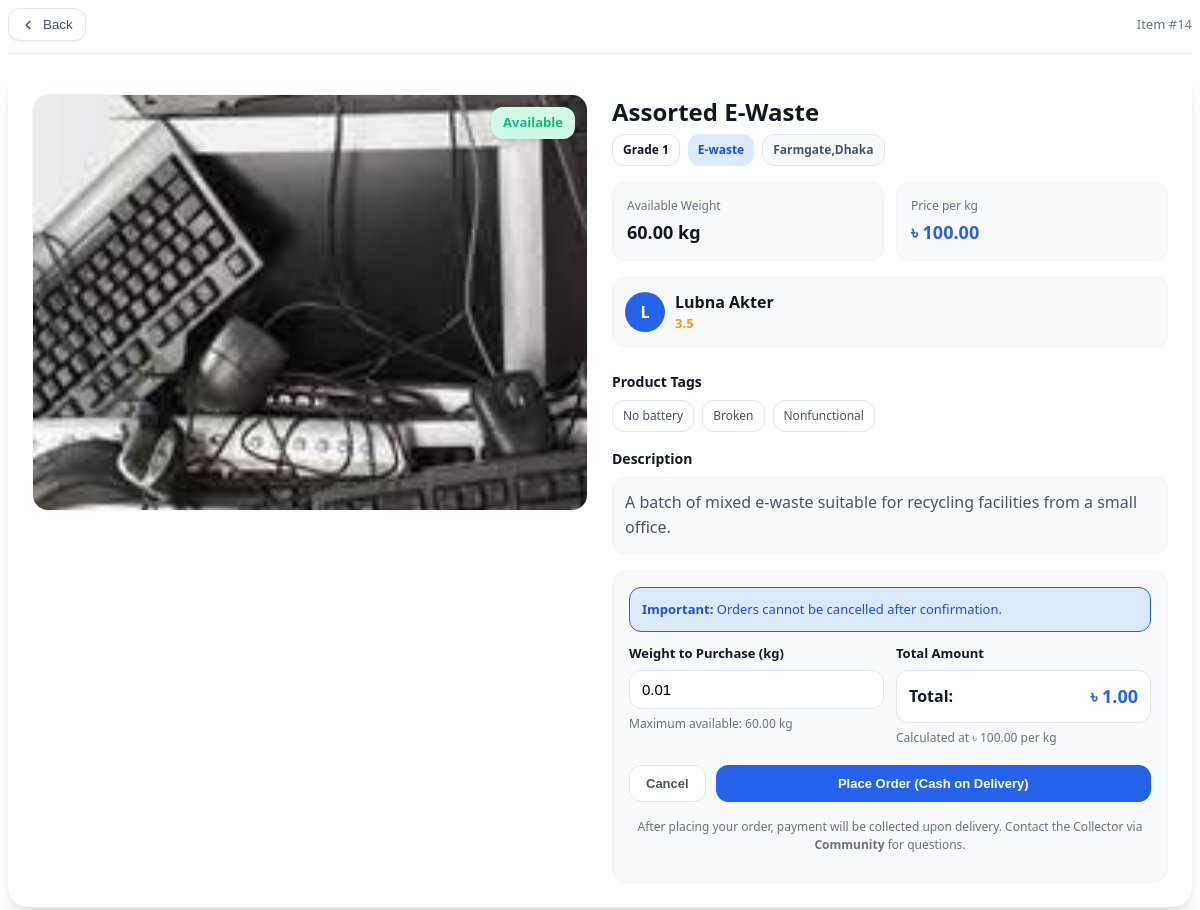
/marketplace/item/14/ (signed in), run on the app's committed database.
### Marketplace/models.py (models this page shows, shortened)
class Marketplace(models.Model):
    class ProductType(models.TextChoices):
        METAL   = "metal",   "Metal"
        PLASTIC = "plastic", "Plastic"
        PAPER   = "paper",   "Paper"
        E_WASTE = "ewaste",  "E-waste"
        GLASS   = "glass",   "Glass"
    seller = models.ForeignKey(
        settings.AUTH_USER_MODEL,
        on_delete=models.PROTECT,
        related_name="market_listings",
        null=True, blank=True,
        limit_choices_to={
            "role__in": ["collector", "buyer", "recycler"],
            "is_approved": True,
        },
        help_text="Seller must be an approved Collector/Buyer/Recycler.",
    )
    name = models.CharField(max_length=200)
    product_type = models.CharField(max_length=20, choices=ProductType.choices)
    grade = models.IntegerField()
    is_available = models.BooleanField(default=True)
    description = models.TextField(blank=True, null=True)
    location = models.CharField(max_length=200)
    weight = models.DecimalField(max_digits=8, decimal_places=2)  # available stock (kg)
    price  = models.DecimalField(max_digits=10, decimal_places=2) # price per kg (BDT)
    tags   = models.ManyToManyField(MarketTag, blank=True, related_name="items")
    product_image = models.ImageField(
        upload_to="marketplace/products/",
        blank=True,
        null=True,
        help_text="Product image",
    )
    objects = MarketplaceQuerySet.as_manager()
    class Meta:
       db_table = "Marketplace_marketplace"
       ordering = ("id",)
    @property
    def seller_name(self) -> str:
        return (self.seller.name or "").strip() or self.seller.email
    @property
    def seller_average_rating(self) -> float:
        return float(getattr(self.seller, "average_rating", 0.0) or 0.0)

class MarketTag(models.Model):
    class Choices(models.TextChoices):
        CLEAN                 = "clean",                 "Clean"
        DRY                   = "dry",                   "Dry"
        SORTED                = "sorted",                "Sorted"
        RECYCLED              = "recycled",              "Recycled"
        NO_FOREIGN_MATERIALS  = "no_foreign_materials",  "No foreign materials"
        NO_BATTERY            = "no_battery",            "No battery"
        NO_LIQUID             = "no_liquid",             "No liquid"
        BROKEN                = "broken",                "Broken"
        NONFUNCTIONAL         = "nonfunctional",         "Nonfunctional"
        METAL_ONLY            = "metal_only",            "Metal only"
    name = models.CharField(
        max_length=40,
        choices=Choices.choices,
        unique=True,
        help_text="Quality/handling tags for marketplace items.",
    )
    class Meta:
        db_table = "Marketplace_markettag"
        ordering = ("id",)

### User/models.py (models this page shows, shortened)
class User(AbstractBaseUser):
    ROLE_CHOICES = [
        ("household", "Household"),
        ("collector", "Collector"),
        ("recycler",  "Recycling Centre"),
        ("buyer",     "Buyer"),
    ]
    class ProductKind(models.TextChoices):
        PLASTIC = "plastic", "Plastic"
        PAPER   = "paper",   "Paper"
        GLASS   = "glass",   "Glass"
        METAL   = "metal",   "Metal"
        E_WASTE = "e_waste", "E-waste"
    email = models.EmailField(unique=True, db_index=True)
    password = models.CharField(max_length=128)
    role = models.CharField(max_length=20, choices=ROLE_CHOICES)
    collector_product = models.CharField(
        max_length=12,
        choices=ProductKind.choices,
        blank=True,
        help_text="Collector only: what type of material you collect.",
    )
    name = models.CharField(max_length=100, blank=True)
    phone = models.CharField(max_length=20, blank=True)
    address = models.CharField(max_length=255, blank=True)
    profile_image = models.ImageField(
        upload_to="user_avatars/%Y/%m/", blank=True, null=True,
        help_text="Upload a clear profile photo.",
    )
    map_url = models.URLField(
        blank=True,
        help_text="Google Maps link to your address.",
    )
    facebook = models.URLField(blank=True)
    instagram = models.URLField(blank=True)
    twitter  = models.URLField(blank=True)
    is_staff = models.BooleanField(default=False)
    is_superuser = models.BooleanField(default=False)
    is_active = models.BooleanField(default=False)
    is_approved = models.BooleanField(default=False)
    approved_at = models.DateTimeField(null=True, blank=True)
    approved_by = models.ForeignKey(
        "self", null=True, blank=True,
        on_delete=models.SET_NULL, related_name="approved_users"
    )
    date_joined = models.DateTimeField(default=timezone.now)
    id_card_image = models.ImageField(
        upload_to="user_ids/%Y/%m/",
        blank=True, null=True,
        help_text="ID/visiting card (required for Collector and Recycling Centre).",
    )
    average_rating = models.FloatField(default=0.0)
    ratings_count  = models.PositiveIntegerField(default=0)
    points = models.PositiveIntegerField(default=0, help_text="Total points available to redeem.")
    total_co2_saved_kg = models.DecimalField(
        max_digits=12, decimal_places=3, default=Decimal("0.000"),
        help_text="Lifetime CO₂ saved (kg).",
    )
    total_pickups = models.PositiveIntegerField(default=0, help_text="Lifetime pickups/recycles.")
    objects = UserManager()
    USERNAME_FIELD = "email"
    REQUIRED_FIELDS = ["role"]
    class Meta:
        ordering = ("-date_joined",)

### Marketplace/views.py (the view)
# urls.py: path("item/<int:pk>/", views.marketplace_detail, name="detail"),
@login_required
def marketplace_detail(request, pk: int):
    item = get_object_or_404(Marketplace.objects.with_seller_info(), pk=pk)
    return render(request, "Marketplace/detail_widget.html", {"item": item})

### Marketplace/models.py (called while the page is built)
    def with_seller_info(self):
        return (
            self.select_related("seller")
                .annotate(
                    seller_display_name=models.F("seller__name"),
                    seller_avg=models.F("seller__average_rating"),
                )
        )

### Templates/Marketplace/detail_widget.html (shortened to what this page needs)
{% load static %}
<div class="mp-detail-widget" id="mp-detail-{{ item.id }}"
     data-price="{{ item.price|floatformat:'2' }}"
     data-max="{{ item.weight|floatformat:'2' }}"
     data-available="{{ item.is_available|yesno:'true,false' }}"
     data-title="{{ item.name|escape }}">
  <div class="mpd-container">
    <div class="mpd-page-header">
      <button type="button" class="mpd-back-btn" data-mp-action="back">
        <svg width="14" height="14" viewBox="0 0 16 16" fill="none" aria-hidden="true">
          <path d="M10 12L6 8L10 4" stroke="currentColor" stroke-width="2" stroke-linecap="round" stroke-linejoin="round"/>
        </svg>
        Back
      </button>
      <div class="mpd-item-id">Item #{{ item.id }}</div>
    </div>
    <div class="mpd-card">
      <div class="mpd-grid">
        <div class="mpd-image-wrap">
          <div class="mpd-image-box">
            {% if item.product_image %}
              <img src="{{ item.product_image.url }}" alt="{{ item.name }}" class="mpd-img">
            {% else %}
              <img src="{% static 'img/placeholder-1280x720.jpg' %}" alt="No image available" class="mpd-img">
            {% endif %}
            <div class="mpd-status {% if item.is_available %}mpd-avail{% else %}mpd-sold{% endif %}">
              {% if item.is_available %}Available{% else %}Sold Out{% endif %}
            </div>
          </div>
        </div>
        <div class="mpd-info">
          <div>
            <h1 class="mpd-title">{{ item.name }}</h1>
            <div class="mpd-badges">
              <span class="mpd-badge mpd-badge-grade">Grade {{ item.grade }}</span>
              <span class="mpd-badge mpd-badge-type">{{ item.get_product_type_display }}</span>
              <span class="mpd-badge mpd-badge-loc">
                {{ item.location|default:"Location not set" }}
              </span>
            </div>
          </div>
          <div class="mpd-stats">
            <div class="mpd-stat">
              <div class="mpd-stat-label">Available Weight</div>
              <div class="mpd-stat-val">{{ item.weight }} kg</div>
            </div>
            <div class="mpd-stat">
              <div class="mpd-stat-label">Price per kg</div>
              <div class="mpd-stat-val mpd-price">৳ {{ item.price }}</div>
            </div>
          </div>
          <div class="mpd-seller">
            <div class="mpd-avatar">
              {% with nm=item.seller_display_name|default:item.seller_name %}
                {{ nm|default:"?"|slice:":1"|upper }}
              {% endwith %}
            </div>
            <div>
              <div style="font-weight:800">
                {{ item.seller_display_name|default:item.seller_name }}
              </div>
              <div title="Seller rating" style="font-size:13px;color:#f59e0b;font-weight:800">
                {{ item.seller_avg|default:item.seller_average_rating }}
              </div>
            </div>
          </div>
          <div class="mpd-tags">
            <p class="mpd-sec-title">Product Tags</p>
            <div class="mpd-tag-list">
              {% for t in item.tags.all %}
                <span class="mpd-tag">{{ t.get_name_display }}</span>
              {% empty %}
                <span class="mpd-tag mpd-tag-empty">No tags added</span>
              {% endfor %}
            </div>
          </div>
          <div>
            <p class="mpd-sec-title">Description</p>
            <div class="mpd-desc">
              {% if item.description %}
                {{ item.description }}
              {% else %}
                <span class="mpd-desc-empty">No description provided for this product.</span>
              {% endif %}
            </div>
          </div>
          <div class="mpd-order">
            <div class="mpd-alert"><strong>Important:</strong> Orders cannot be cancelled after confirmation.</div>
           <form class="mpd-form" method="post" action="{% url 'marketplace:buy' pk=item.id %}">
              <div class="mpd-row">
                <div class="mpd-field">
                  <label for="mpd-weight-{{ item.id }}" class="mpd-label">Weight to Purchase (kg)</label>
                  <input
                    id="mpd-weight-{{ item.id }}"
                    name="weight"
                    type="number"
                    step="0.01"
                    min="0.01"
                    max="{{ item.weight|floatformat:'2' }}"
                    placeholder="0.00"
                    class="mpd-input"
                    required
                  />
                  <div class="mpd-hint">Maximum available: {{ item.weight }} kg</div>
                </div>
                <div class="mpd-field">
                  <label class="mpd-label">Total Amount</label>
                  <div class="mpd-total">
                    <span>Total:</span>
                    <span class="mpd-total-amt">৳ <span data-mp-total>0.00</span></span>
                  </div>
                  <div class="mpd-hint">Calculated at ৳ {{ item.price }} per kg</div>
                </div>
              </div>
              <div class="mpd-actions">
                <button type="button" class="mpd-btn mpd-btn-secondary" data-mp-action="back">Cancel</button>
                <button type="submit" class="mpd-btn mpd-btn-primary" data-mp-order-btn
                        {% if not item.is_available %}disabled{% endif %}>
                  Place Order (Cash on Delivery)
                </button>
              </div>
            </form>
            <p class="mpd-note">
              After placing your order, payment will be collected upon delivery.
              Contact the Collector via <strong>Community</strong> for questions.
            </p>
          </div>
        </div>
      </div>
    </div>
  </div>
</div>

### data on the page
Marketplace: id "14", product_image (picture), name "Assorted E-Waste", grade "1", product_type "E-waste", location "Farmgate,Dhaka", weight "60.00", price "100.00", seller_display_name "Lubna Akter", seller_avg "3.5", description "A batch of mixed e-waste suitable for recycling facilities from a small office.", weight "0.01"
MarketTag: name "No battery"
MarketTag: name "Broken"
MarketTag: name "Nonfunctional"

### other printed values
{{ nm|default:"?"|slice:":1"|upper }} "L"
